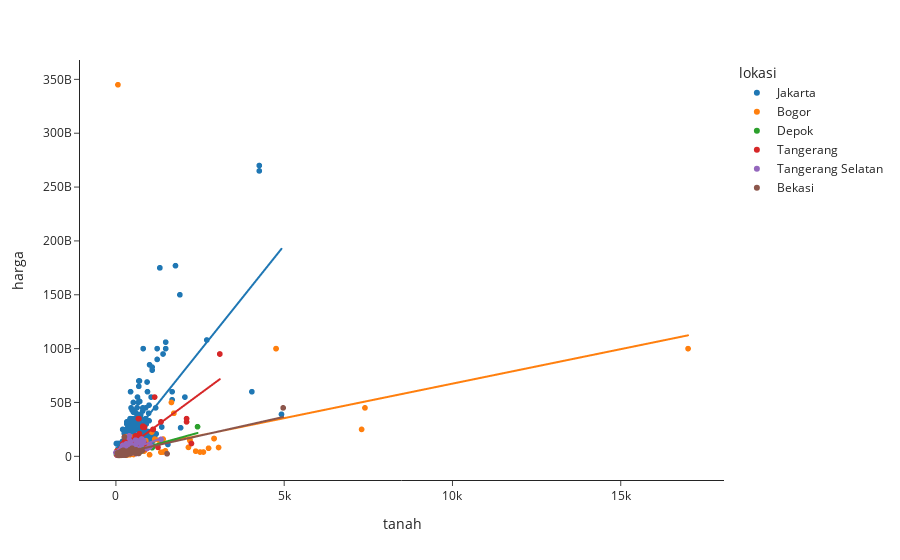

The code cell stored with this chart in its notebook:
### Code cell
fig = px.scatter(df, x='tanah', y='harga', color="lokasi",  trendline='ols')
fig.show()

### Figure 1 — Plotly figure (JSON) as saved in the notebook; plotly's stock layout.template omitted (floating-point values rounded to 4 significant figures; data arrays with more than 128 entries replaced by an {"elided": "..."} marker saying what was removed)
{"data": [{"hovertemplate": "lokasi=Jakarta<br>tanah=%{x}<br>harga=%{y}<extra></extra>", "legendgroup": "Jakarta", "marker": {"color": "#1F77B4", "symbol": "circle"}, "mode": "markers", "name": "Jakarta", "showlegend": true, "type": "scattergl", "x": {"elided": "1000 int values"}, "xaxis": "x", "y": {"elided": "1000 int values"}, "yaxis": "y"}, {"hovertemplate": "<b>OLS trendline</b><br>harga = 3.90989e+07 * tanah + 3.22663e+08<br>R<sup>2</sup>=0.563367<br><br>lokasi=Jakarta<br>tanah=%{x}<br>harga=%{y} <b>(trend)</b><extra></extra>", "legendgroup": "Jakarta", "marker": {"color": "#1F77B4", "symbol": "circle"}, "mode": "lines", "name": "Jakarta", "showlegend": false, "type": "scattergl", "x": {"elided": "1000 int values"}, "xaxis": "x", "y": {"elided": "1000 float values"}, "yaxis": "y"}, {"hovertemplate": "lokasi=Bogor<br>tanah=%{x}<br>harga=%{y}<extra></extra>", "legendgroup": "Bogor", "marker": {"color": "#FF7F0E", "symbol": "circle"}, "mode": "markers", "name": "Bogor", "showlegend": true, "type": "scattergl", "x": {"elided": "1000 int values"}, "xaxis": "x", "y": {"elided": "1000 int values"}, "yaxis": "y"}, {"hovertemplate": "<b>OLS trendline</b><br>harga = 6.40583e+06 * tanah + 3.42842e+09<br>R<sup>2</sup>=0.140036<br><br>lokasi=Bogor<br>tanah=%{x}<br>harga=%{y} <b>(trend)</b><extra></extra>", "legendgroup": "Bogor", "marker": {"color": "#FF7F0E", "symbol": "circle"}, "mode": "lines", "name": "Bogor", "showlegend": false, "type": "scattergl", "x": {"elided": "1000 int values"}, "xaxis": "x", "y": {"elided": "1000 float values"}, "yaxis": "y"}, {"hovertemplate": "lokasi=Depok<br>tanah=%{x}<br>harga=%{y}<extra></extra>", "legendgroup": "Depok", "marker": {"color": "#2CA02C", "symbol": "circle"}, "mode": "markers", "name": "Depok", "showlegend": true, "type": "scattergl", "x": {"elided": "1000 int values"}, "xaxis": "x", "y": {"elided": "1000 int values"}, "yaxis": "y"}, {"hovertemplate": "<b>OLS trendline</b><br>harga = 8.58928e+06 * tanah + 8.36194e+08<br>R<sup>2</sup>=0.805944<br><br>lokasi=Depok<br>tanah=%{x}<br>harga=%{y} <b>(trend)</b><extra></extra>", "legendgroup": "Depok", "marker": {"color": "#2CA02C", "symbol": "circle"}, "mode": "lines", "name": "Depok", "showlegend": false, "type": "scattergl", "x": {"elided": "1000 int values"}, "xaxis": "x", "y": {"elided": "1000 float values"}, "yaxis": "y"}, {"hovertemplate": "lokasi=Tangerang<br>tanah=%{x}<br>harga=%{y}<extra></extra>", "legendgroup": "Tangerang", "marker": {"color": "#D62728", "symbol": "circle"}, "mode": "markers", "name": "Tangerang", "showlegend": true, "type": "scattergl", "x": {"elided": "1000 int values"}, "xaxis": "x", "y": {"elided": "1000 int values"}, "yaxis": "y"}, {"hovertemplate": "<b>OLS trendline</b><br>harga = 2.3058e+07 * tanah + 4.6301e+08<br>R<sup>2</sup>=0.716488<br><br>lokasi=Tangerang<br>tanah=%{x}<br>harga=%{y} <b>(trend)</b><extra></extra>", "legendgroup": "Tangerang", "marker": {"color": "#D62728", "symbol": "circle"}, "mode": "lines", "name": "Tangerang", "showlegend": false, "type": "scattergl", "x": {"elided": "1000 int values"}, "xaxis": "x", "y": {"elided": "1000 float values"}, "yaxis": "y"}, {"hovertemplate": "lokasi=Tangerang Selatan<br>tanah=%{x}<br>harga=%{y}<extra></extra>", "legendgroup": "Tangerang Selatan", "marker": {"color": "#9467BD", "symbol": "circle"}, "mode": "markers", "name": "Tangerang Selatan", "showlegend": true, "type": "scattergl", "x": {"elided": "1000 int values"}, "xaxis": "x", "y": {"elided": "1000 int values"}, "yaxis": "y"}, {"hovertemplate": "<b>OLS trendline</b><br>harga = 1.10366e+07 * tanah + 1.69489e+09<br>R<sup>2</sup>=0.459020<br><br>lokasi=Tangerang Selatan<br>tanah=%{x}<br>harga=%{y} <b>(trend)</b><extra></extra>", "legendgroup": "Tangerang Selatan", "marker": {"color": "#9467BD", "symbol": "circle"}, "mode": "lines", "name": "Tangerang Selatan", "showlegend": false, "type": "scattergl", "x": {"elided": "1000 int values"}, "xaxis": "x", "y": {"elided": "1000 float values"}, "yaxis": "y"}, {"hovertemplate": "lokasi=Bekasi<br>tanah=%{x}<br>harga=%{y}<extra></extra>", "legendgroup": "Bekasi", "marker": {"color": "#8C564B", "symbol": "circle"}, "mode": "markers", "name": "Bekasi", "showlegend": true, "type": "scattergl", "x": {"elided": "1000 int values"}, "xaxis": "x", "y": {"elided": "1000 int values"}, "yaxis": "y"}, {"hovertemplate": "<b>OLS trendline</b><br>harga = 6.99078e+06 * tanah + 1.73754e+09<br>R<sup>2</sup>=0.566262<br><br>lokasi=Bekasi<br>tanah=%{x}<br>harga=%{y} <b>(trend)</b><extra></extra>", "legendgroup": "Bekasi", "marker": {"color": "#8C564B", "symbol": "circle"}, "mode": "lines", "name": "Bekasi", "showlegend": false, "type": "scattergl", "x": {"elided": "1000 int values"}, "xaxis": "x", "y": {"elided": "1000 float values"}, "yaxis": "y"}], "layout": {"legend": {"title": {"text": "lokasi"}, "tracegroupgap": 0}, "margin": {"t": 60}, "xaxis": {"anchor": "y", "domain": [0, 1], "title": {"text": "tanah"}}, "yaxis": {"anchor": "x", "domain": [0, 1], "title": {"text": "harga"}}}}
